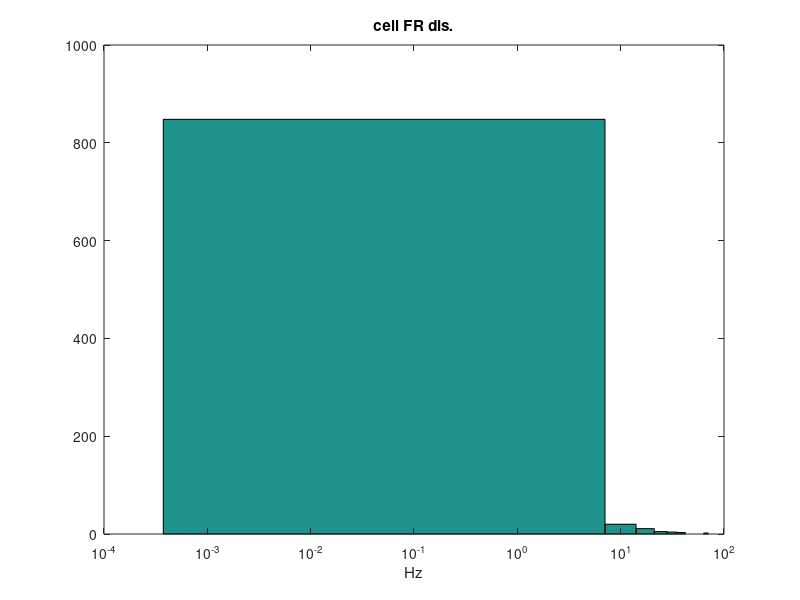
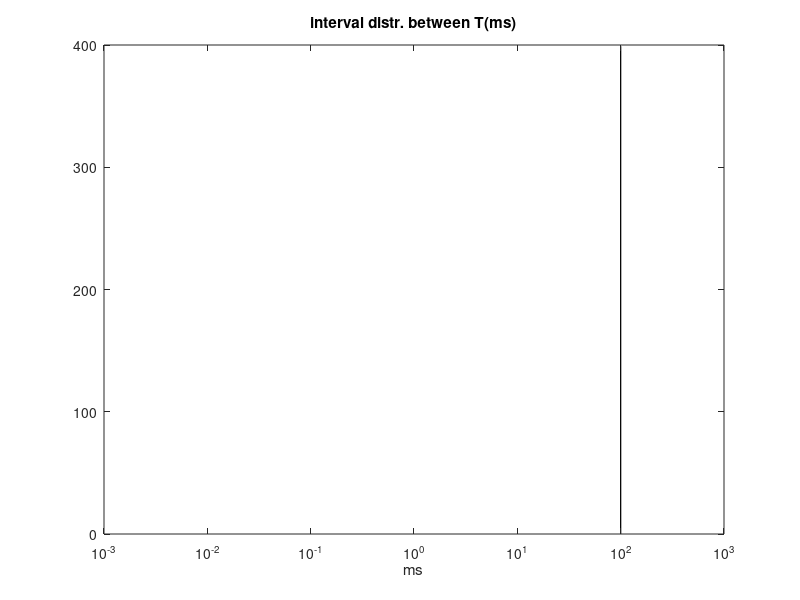

Here is the MATLAB script that generated these plots, in order: (Note: this script raises an error after producing the figures.)
clear all;close all;
clc;
%%%%
% For theta input: F=8 & sigma_spk=40
% For 20Hz input:  F=20 & sigma_spk=10
%%%%

rng(1)
F=8; %%%%%Hz  define rythmicity f(Hz)-main
FR=2; %20 %%%%control mean FR of input(Hz)
cell_num=893;%%%%% number of cells needed to generate, including PFC,ER and PR,1800 as original
t_len=50000; %defind time length to generate(ms)
sigma_FR=120;%0.2; %%Hz, to control the variability among cells' FR
sigma_spk=30;%5; %%ms, to control the variability within one cell's spk time

mu = log((FR^2)/sqrt(sigma_FR+FR^2));
sigma = sqrt(log(sigma_FR/(FR^2)+1));

FR_cell = lognrnd(mu,sigma,[cell_num,1]); %%%randomize FR
spk_num_cell=round(t_len*FR_cell/1000);
figure (1)
hist(FR_cell);set(gca,'xscale','log');xlabel('Hz'); title('cell FR dis.');


%%%%generate nT(interval) based on lognormal distribution
T_main=1000/F; %%%%%Hz  define main rythmicity interval(ms)
T_rand=T_main;
sigma_T=1*7; %%to control the variability among interval(ms)

mu = log((T_main^2)/sqrt(sigma_T+T_main^2));
sigma = sqrt(log(sigma_T/(T_main^2)+1));
k=0;
while T_rand(end)<=t_len;
    k=k+1
    T_temp=[];T_temp=T_rand(end)+lognrnd(mu,sigma);
    T_rand=[T_rand,T_temp];
end
figure (345)
hist(diff(T_rand),[0:0.01:100]);set(gca,'xscale','log');xlabel('ms');title('interval distr. between T(ms)');

for j=1:cell_num;
    clear spk_int
    spk_int=datasample([1:numel(T_rand)],spk_num_cell(j));
    spiketime_cell{j,1}=T_rand(spk_int)+normrnd(0,sigma_spk,[1,numel(spk_int)]); %%%to store spk time(ms) per cell
    
    spiketime_cell{j,1}=unique(round(spiketime_cell{j,1}(1,spiketime_cell{j,1}>0)*1e2)/1e2);%%%%make sure event diff is greater thn 0.01
    spiketime_cell{j,1}=sort(spiketime_cell{j,1});
end

%%%plot generated spike raster
%figure (2)
% for i=1:cell_num;
% hold on;plot(spiketime_cell{i,1},i*ones(1,numel(spiketime_cell{i,1})),'red.')
% end;
% axis tight;

%%%%plot moving-windowed firing rate     
spiketimes=[spiketime_cell{:}]';
spiketimes=spiketimes(spiketimes<=t_len&spiketimes>0.5);
binSize = 20; %%ms
timeMax = max(spiketimes);
timeMax = timeMax - binSize;
binSpikeCount = [];

% tt_low=[0:1:tstop]-(binSize/2);
tt_up=[0:1:t_len]+(binSize/2);
N_up = histc(spiketimes, tt_up);

movingSum = conv(N_up, ones(1, binSize));% N_up = histc(spiketimes, tt_up);

%%%%to plot P and I group rate sepertated.
% spiketimes_P=[spiketime_cell{1:27*900}]';
% spiketimes_I=[spiketime_cell{27*900+1:27*1000}]';
% movingSum_P=conv(histc(spiketimes_P, tt_up),ones(1, binSize));
% movingSum_I=conv(histc(spiketimes_I, tt_up),ones(1, binSize));
% figure(789)
% plot(movingSum_P/(27*900));hold on;plot(movingSum_I/(27*100),'r');legend('norm. group rate for p','norm. group rate for i');

figure (12222)
% psd(movingSum);
nfft=1024/2;fs=1000;
figure;plot(movingSum)
[pxx,f] = pwelch(movingSum,nfft,0,nfft,fs);

figure;plot(f,pxx); set(gca, 'YScale', 'log');set(gca, 'XScale', 'log'); 

% rSPT=round(spiketimes*1);
% rSPT_sort=sort(rSPT);
% rSPT_unique=unique(rSPT_sort);
% [n, bin] = histc(rSPT_sort, rSPT_unique);
% ev_P=zeros(round(max(rSPT_unique)),1);
% ev_P(rSPT_unique)=n;
% 
%      %ev_P(1:exclusive_time) = [];
% windowLen = 1024; 
% ev_P=ev_P-mean(ev_P);
% [f,Pxxn,tvect,Cxx] = psautospk(ev_P, 1, windowLen, bartlett(windowLen), windowLen/2, 'none') ;
% figure(1111)
%      plot(f,Pxxn,'blue', 'LineWidth', 2);
% set(gca,'yscale','log'); set(gca,'xscale','log');legend('PSD for PN firing rate');xlabel('Hz');ylabel('PSD');

%   for tt=0:1:tstop %timeMax
%    binSpikeTimes = spiketimes((spiketimes(:) >= tt-(binSize/2) & spiketimes(:) < tt+ (binSize/2) ) );
%    binSpikeCount(end+1) = length(binSpikeTimes);
% end
% firingRate= (1000*  binSpikeCount / binSize); % / length(nID) ; 
figure (1212123)
% firingRate=firingRate';
%subplot(2,1,1)
% plot(firingRate,'r');% plot(firingRate)
hold on; plot(movingSum*1000/binSize,'r');

dname=''

fid=fopen(fullfile(dname,'spikesmatrix_op_ryt'),'w');  %%%%for saving all pre (both INH and EXC) cells for PNs&ITNs 
for i=1:cell_num;
clear fmt; fmt=[repmat('%.2f\t',1,numel(spiketime_cell{i,:})) '\n'];   %%%%format
spikesnum(i,1) = numel((spiketime_cell{i,:}));   %%%%find spk time, unit is ms
fprintf(fid,fmt,spiketime_cell{i,:});
end

ind_num=cumsum(spikesnum);ind_num=[0;ind_num];
fid_ind=fopen(fullfile(dname,'spikes_ind_ryt'),'w'); %%%%%for saving index for segerate fid file for each neuron
%fclose(fid_ind)
fmt=[repmat('%d\t',1,2) '\n'];
for i=1:cell_num;
    i
 temp=[];temp=[ind_num(i),ind_num(i+1)-1];
 fprintf(fid_ind,fmt,temp);
end
